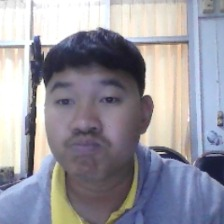
#> input picture Project_Ai/dataset/Captun/1.jpg, 224 x 224 px; its folder holds only this picture in this run
$ jupyter execute --allow-errors Train_Ai.ipynb
#> lines starting #> are read from the running program, lines starting #| are printed output that depends on the picture
# 🎓 Face Recognition Training & Evaluation (YOLOv8 + LBPH)
ระบบเทรนและประเมินผลจดจำใบหน้า:
1. **Multi-Cascade Face Detection:** ใช้ Haar Cascade หลายตัว + Fallback ตรง
2. **CLAHE Preprocessing:** ปรับสมดุลแสง + ลด Noise
3. **Data Augmentation:** หมุน ±5°, พลิกซ้ายขวา, ปรับแสง
4. **LBPH Training:** ฝึกสอนโมเดลและบันทึก `.yml`
5. **Config Export:** บันทึก label_dict + threshold ลง `model_config.json`
6. **F1-Score Threshold Optimization:** เลือก threshold ที่ดีที่สุดด้วย F1

[cell 1]
# 1. เชื่อมต่อ Google Drive (สำหรับ Google Colab)
import os

try:
    from google.colab import drive
    drive.mount('/content/drive')
    print("✅ เชื่อมต่อ Google Drive สำเร็จ")
    IS_COLAB = True
except ImportError:
    print("ℹ️ รันใน Local Environment")
    IS_COLAB = False

[cell 2]
# 2. ติดตั้งและนำเข้าไลบรารี
import subprocess
import sys

def install_if_missing(package, import_name=None):
    try:
        __import__(import_name or package)
    except ImportError:
        print(f"กำลังติดตั้ง {package}...")
        subprocess.check_call([sys.executable, "-m", "pip", "install", package, "-q"])

install_if_missing("opencv-contrib-python", "cv2")
install_if_missing("ultralytics")

import os
import json
import cv2
import cv2.face
import numpy as np
import matplotlib.pyplot as plt
import seaborn as sns
from sklearn.model_selection import train_test_split
from sklearn.metrics import accuracy_score, classification_report, confusion_matrix, f1_score
from ultralytics import YOLO
from datetime import datetime

print(f"✅ OpenCV Version: {cv2.__version__}")

[cell 3]
# 3. ฟังก์ชัน Preprocessing (สร้าง CLAHE ครั้งเดียว)
CLAHE = cv2.createCLAHE(clipLimit=2.0, tileGridSize=(8, 8))
TARGET_SIZE = (120, 120)

def preprocess_face(face_gray, target_size=TARGET_SIZE):
    """ปรับแต่งภาพใบหน้าเพื่อความแม่นยำสูงสุด"""
    face_resized = cv2.resize(face_gray, target_size, interpolation=cv2.INTER_CUBIC)
    face_clahe = CLAHE.apply(face_resized)
    face_denoised = cv2.GaussianBlur(face_clahe, (3, 3), 0)
    return face_denoised

print("✅ ฟังก์ชัน Preprocessing พร้อมใช้งาน")

[cell 4]
# 4. โหลด Dataset ด้วย Multi-Cascade Detection + Fallback

# --- ค้นหาโฟลเดอร์ Dataset ---
possible_paths = [
    'dataset', './dataset', '../dataset',
    '/content/drive/MyDrive/Project_Ai/dataset',
    '/content/drive/My Drive/Project_Ai/dataset',
    os.path.join(os.getcwd(), 'dataset')
]

DATASET_PATH = None
for p in possible_paths:
    if os.path.exists(p):
        DATASET_PATH = p
        break

if DATASET_PATH is None:
    raise FileNotFoundError("❌ ไม่พบโฟลเดอร์ dataset กรุณาตรวจสอบพาธ")

print(f"📂 ใช้ Dataset จาก: {DATASET_PATH}")

# --- โหลด Haar Cascades หลายตัว ---
cascade_paths = [
    cv2.data.haarcascades + 'haarcascade_frontalface_default.xml',
    cv2.data.haarcascades + 'haarcascade_frontalface_alt2.xml',
    cv2.data.haarcascades + 'haarcascade_profileface.xml',
]

cascades = []
for cp in cascade_paths:
    c = cv2.CascadeClassifier(cp)
    if not c.empty():
        cascades.append(c)
        print(f"  ✅ โหลด {os.path.basename(cp)} สำเร็จ")
    else:
        print(f"  ⚠️ ไม่สามารถโหลด {os.path.basename(cp)}")

if len(cascades) == 0:
    raise RuntimeError("❌ ไม่สามารถโหลด Haar Cascade ได้เลย")

face_cascade = cascades[0]  # ใช้ตัวหลักสำหรับ reference

def detect_faces_multi(gray_img, min_size=(30, 30)):
    """ตรวจจับใบหน้าด้วยหลาย cascade แล้วรวมผลลัพธ์"""
    all_faces = []

    # ลอง cascade ตัวแรก (frontalface_default) ก่อน
    for cascade in cascades:
        faces = cascade.detectMultiScale(
            gray_img, scaleFactor=1.1, minNeighbors=4, minSize=min_size
        )
        if len(faces) > 0:
            all_faces.extend(faces.tolist())

    if len(all_faces) == 0:
        # Fallback: ลดความเข้มงวดลง
        for cascade in cascades:
            faces = cascade.detectMultiScale(
                gray_img, scaleFactor=1.05, minNeighbors=3, minSize=(20, 20)
            )
            if len(faces) > 0:
                all_faces.extend(faces.tolist())
                break

    # ลบ bounding box ที่ซ้อนทับกัน (Non-Maximum Suppression แบบง่าย)
    if len(all_faces) <= 1:
        return all_faces

    unique_faces = []
    used = set()
    for i, (x1, y1, w1, h1) in enumerate(all_faces):
        if i in used:
            continue
        best = (x1, y1, w1, h1)
        best_area = w1 * h1
        for j, (x2, y2, w2, h2) in enumerate(all_faces):
            if j <= i or j in used:
                continue
            # คำนวณ overlap
            ox = max(0, min(x1+w1, x2+w2) - max(x1, x2))
            oy = max(0, min(y1+h1, y2+h2) - max(y1, y2))
            overlap = ox * oy
            min_area = min(w1*h1, w2*h2)
            if min_area > 0 and overlap / min_area > 0.5:
                used.add(j)
                if w2*h2 > best_area:
                    best = (x2, y2, w2, h2)
                    best_area = w2*h2
        unique_faces.append(best)
    return unique_faces

# --- สกัดใบหน้าจาก Dataset ---
faces_raw = []
labels_raw = []
label_dict = {}

person_names = sorted([
    d for d in os.listdir(DATASET_PATH)
    if os.path.isdir(os.path.join(DATASET_PATH, d))
])
print(f"\nพบรายชื่อทั้งหมด {len(person_names)} คน: {person_names}")

for current_id, person_name in enumerate(person_names):
    label_dict[current_id] = person_name
    person_path = os.path.join(DATASET_PATH, person_name)

    if not os.path.exists(person_path):
        print(f"  ⚠️ ข้ามโฟลเดอร์ที่ไม่พบ: {person_path}")
        continue

    count = 0
    skipped = 0

    for image_name in sorted(os.listdir(person_path)):
        if not image_name.lower().endswith(('.jpg', '.jpeg', '.png', '.bmp')):
            continue

        image_path = os.path.join(person_path, image_name)
        img = cv2.imread(image_path)
#> img is the input picture: shape (224, 224, 3); mean B, G, R 160.3, 150.5, 152
        if img is None:
            continue

        gray = cv2.cvtColor(img, cv2.COLOR_BGR2GRAY)
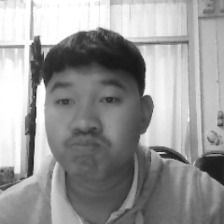
#> gray: shape (224, 224); min 22, max 255, mean 152.1
        h_img, w_img = gray.shape
#> h_img = 224; w_img = 224

        # ลองตรวจจับใบหน้าด้วย multi-cascade
        faces = detect_faces_multi(gray)
#> the loop in detect_faces_multi, `for cascade in cascades:` made 3 passes
#> faces on passes 1 to 3: [[36, 63, 102, 102]], [[34, 62, 103, 103]], [[68, 64, 90, 90]]
#> after the loop in detect_faces_multi, `for cascade in cascades:`: all_faces = [[36, 63, 102, 102], [34, 62, 103, 103], [68, 64, 90, 90]]
#> the loop in detect_faces_multi, `for i, (x1, y1, w1, h1) in enumerate(all_faces):` made 3 passes
#> (x1, y1, w1, h1) on pass 1: (36, 63, 102, 102)
#> after the loop in detect_faces_multi, `for i, (x1, y1, w1, h1) in enumerate(all_faces):`: unique_faces = [(34, 62, 103, 103)]; used = 2 items
#> faces = [(34, 62, 103, 103)]

        if len(faces) > 0:
            for (x, y, w, h) in faces:
                # Smart Padding 5%
                pad_x = int(0.05 * w)
                pad_y = int(0.05 * h)
                x1 = max(0, x - pad_x)
                y1 = max(0, y - pad_y)
                x2 = min(w_img, x + w + pad_x)
                y2 = min(h_img, y + h + pad_y)

                face_roi = gray[y1:y2, x1:x2]
                if face_roi.size == 0:
                    continue

                face_proc = preprocess_face(face_roi)
                faces_raw.append(face_proc)
                labels_raw.append(current_id)
                count += 1
#> this loop made 1 pass
#> (x, y, w, h, pad_x, pad_y, x1, y1) on pass 1: (34, 62, 103, 103, 5, 5, 29, 57)
#> pass 1, `face_roi = gray[y1:y2, x1:x2]`:
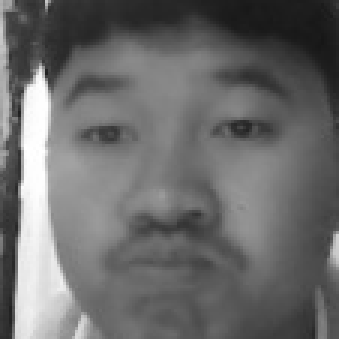
#> face_roi: shape (113, 113) (shown 3 times larger); min 22, max 255, mean 107
#> pass 1, in preprocess_face, `face_clahe = CLAHE.apply(face_resized)`:
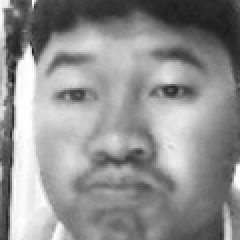
#> face_clahe: shape (120, 120) (shown 2 times larger); min 20, max 255, mean 144.9
#> after the loop, count = 1; faces_raw = 1 item; labels_raw = [0]
        else:
            # Fallback: ใช้ภาพทั้งหมดเป็นใบหน้า (ภาพอาจเป็น face crop อยู่แล้ว)
            face_proc = preprocess_face(gray)
            faces_raw.append(face_proc)
            labels_raw.append(current_id)
            count += 1
            skipped += 1

    print(f"  [ID {current_id}] {person_name}: สกัดได้ {count} ภาพ (ใช้ fallback {skipped} ภาพ)")
#|   [ID 0] Captun: สกัดได้ 1 ภาพ (ใช้ fallback 0 ภาพ)
#> pass 2 of the loop `for current_id, person_name in enumerate(person_names):`:
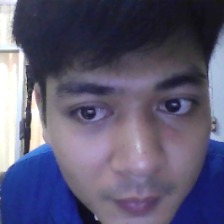
#> input picture Project_Ai/dataset/Dream/103.jpg, 224 x 224 px
#> img is the input picture: shape (224, 224, 3); mean B, G, R 114, 88.1, 91.6
#> `gray = cv2.cvtColor(img, cv2.COLOR_BGR2GRAY)`:
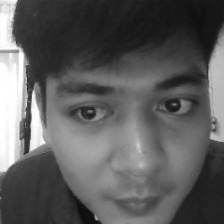
#> gray: shape (224, 224); min 13, max 255, mean 92.1
#> the loop in detect_faces_multi (call 2), `for cascade in cascades:` made 3 passes
#> faces on passes 1 to 2: [[49, 49, 171, 171]], [[42, 47, 176, 176]]
#> the loop in detect_faces_multi (call 2), `for i, (x1, y1, w1, h1) in enumerate(all_faces):` made 2 passes
#> (x1, y1, w1, h1) on pass 1: (49, 49, 171, 171)
#> `faces = detect_faces_multi(gray)`: faces = [(42, 47, 176, 176)]
#> the loop `for (x, y, w, h) in faces:` made 1 pass
#> (x, y, w, h, pad_x, pad_y, x1, y1) on pass 1: (42, 47, 176, 176, 8, 8, 34, 39)
#> pass 1, in preprocess_face (call 2), `face_clahe = CLAHE.apply(face_resized)`:
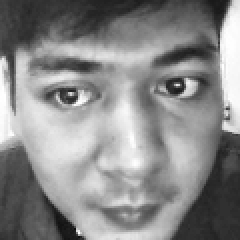
#> face_clahe: shape (120, 120) (shown 2 times larger); min 15, max 255, mean 137.1
#> after the loop `for (x, y, w, h) in faces:`: count = 1; faces_raw = 2 items; labels_raw = [0, 1]
#|   [ID 1] Dream: สกัดได้ 1 ภาพ (ใช้ fallback 0 ภาพ)

print(f"\n✅ สกัดใบหน้ารวม: {len(faces_raw)} ภาพ")
#| ✅ สกัดใบหน้ารวม: 2 ภาพ
print(f"📋 Label Dictionary: {label_dict}")

# ตรวจสอบจำนวนขั้นต่ำ
from collections import Counter
label_counts = Counter(labels_raw)
#> label_counts = {0: 1, 1: 1}
print(f"\n📊 จำนวนภาพต่อบุคคล:")
for lid, cnt in sorted(label_counts.items()):
    name = label_dict[lid]
    status = "✅" if cnt >= 10 else "⚠️ น้อยเกินไป"
    print(f"  {name}: {cnt} ภาพ {status}")
#> this loop made 2 passes
#> (lid, cnt, name, status) on passes 1 to 2: (0, 1, 'Captun', '⚠️ น้อยเกินไป'), (1, 1, 'Dream', '⚠️ น้อยเกินไป')
#|   Captun: 1 ภาพ ⚠️ น้อยเกินไป
#|   Dream: 1 ภาพ ⚠️ น้อยเกินไป

min_count = min(label_counts.values())
#> min_count = 1
if min_count < 5:
    print(f"\n⚠️ คำเตือน: บุคคลบางคนมีภาพน้อยมาก ({min_count} ภาพ) ผลลัพธ์อาจไม่แม่นยำ")
#| ⚠️ คำเตือน: บุคคลบางคนมีภาพน้อยมาก (1 ภาพ) ผลลัพธ์อาจไม่แม่นยำ

[cell 5]
# 5. แบ่ง Train/Test + Data Augmentation
X_raw = np.array(faces_raw)
y_raw = np.array(labels_raw)
#> y_raw = [0, 1]

# แบ่งข้อมูล 80/20 แบบ Stratified
#> (the rest of this cell did not finish here and is left out)
